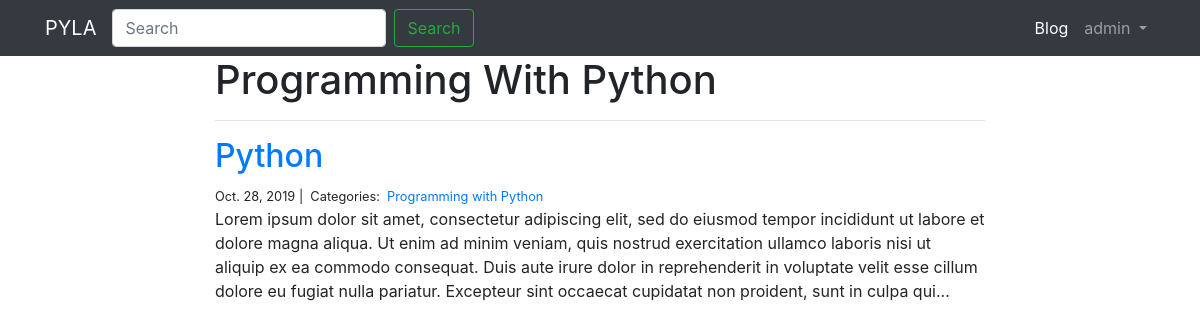
The page /Programming with Python/ (signed in) on the database its author committed.
### blog/models.py (models this page shows, shortened)
class Category(models.Model):
    name            = models.CharField(max_length=100)
    class Meta:
        verbose_name        = 'Category'
        verbose_name_plural = 'Categories'

class Post(models.Model):
    title           = models.CharField(max_length=255)
    body            = models.TextField()
    created_on      = models.DateTimeField(auto_now_add=True)
    last_modified   = models.DateTimeField(auto_now=True)
    categories      = models.ManyToManyField(Category, related_name='posts')

### blog/views.py (the view)
# urls.py: path('<category>/', views.blog_category, name='blog_category'),
def blog_category(request, category):
    posts       = Post.objects.filter(categories__name__contains=category).order_by('-created_on')
    context     = {'posts':posts, 'category':category}
    return render(request, 'blog/blog_category.html', context)

### templates/blog/blog_category.html
{% extends "base.html" %}
{% block content %}
<div class="col-md-8 offset-md-2">
    <h1>{{ category | title }}</h1>
    <hr>
    {% for post in posts %}
        <h2><a href="{% url 'blog_detail' post.pk%}">{{ post.title }}</a></h2>
        <small>
            {{ post.created_on.date }} |&nbsp;
            Categories:&nbsp;
            {% for category in post.categories.all %}
            <a href="{% url 'blog_category' category.name %}">
                {{ category.name }}
            </a>&nbsp;
            {% endfor %}
        </small>
        <p>{{ post.body | slice:":400" }}...</p>
    {% endfor %}
</div>
{% endblock %}

### templates/nav.html (shortened to what this page needs)
<nav class="navbar navbar-expand-lg navbar-dark bg-dark">
    <div class="container">
  <a class="navbar-brand" href="{% url 'home_page' %}">PYLA</a>
     <form class="form-inline my-2 my-lg-0">
      <input class="form-control mr-sm-2" type="search" placeholder="Search" aria-label="Search">
      <button class="btn btn-outline-success my-2 my-sm-0" type="submit">Search</button>
    </form>
  <div class="collapse navbar-collapse" id="navbarSupportedContent">
                   <ul class="navbar-nav ml-auto">
                  <li class="nav-item active">
                    <a class="nav-link" href="{% url 'blog_index' %}">Blog<span class="sr-only">(current)</span></a>
                  </li>
                  {% if request.user.is_authenticated %}
                      <li class="nav-item dropdown">
                        <a class="nav-link dropdown-toggle" href="#" id="navbarDropdown" role="button" data-toggle="dropdown" aria-haspopup="true" aria-expanded="false">
                          {{ request.user.username }}
                        </a>
                      </li>
                  {% endif %}
                </ul>
  </div>
</div>
</nav>

### rows shown on the page
Category: name "Programming With Python", name "Programming with Python"
Post: title "Python", created_on "Oct. 28, 2019", body "Lorem ipsum dolor sit amet, consectetur adipiscing elit, sed do eiusmod tempor incididunt ut labore et dolore magna aliqua. Ut enim ad minim veniam, quis nostrud exercitation ullamco laboris nisi ut aliquip ex ea commodo consequat. Duis aute irure dolor in reprehenderit in voluptate velit esse cillum dolore eu fugiat nulla pariatur. Excepteur sint occaecat cupidatat non proident, sunt in culpa qui"

### other values the page prints
{{ request.user.username }} "admin"
